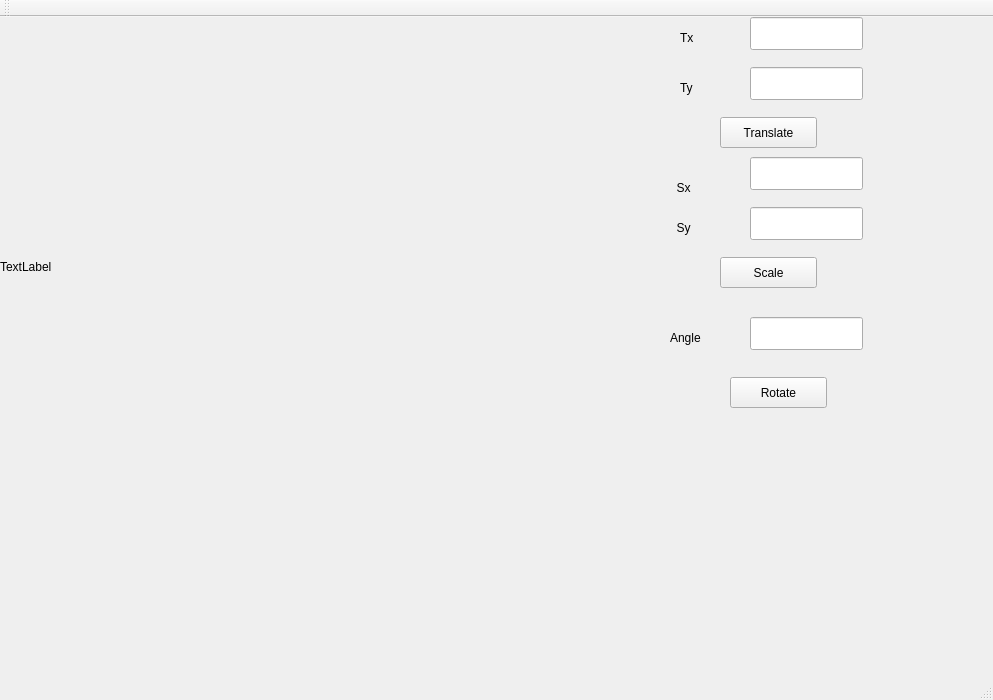
<?xml version="1.0" encoding="UTF-8"?>
<ui version="4.0">
 <class>MainWindow</class>
 <widget class="QMainWindow" name="MainWindow">
  <property name="geometry">
   <rect>
    <x>0</x>
    <y>0</y>
    <width>993</width>
    <height>700</height>
   </rect>
  </property>
  <property name="windowTitle">
   <string>MainWindow</string>
  </property>
  <widget class="QWidget" name="centralWidget">
   <widget class="QLineEdit" name="lineEdit">
    <property name="geometry">
     <rect>
      <x>750</x>
      <y>0</y>
      <width>113</width>
      <height>33</height>
     </rect>
    </property>
   </widget>
   <widget class="QLineEdit" name="lineEdit_2">
    <property name="geometry">
     <rect>
      <x>750</x>
      <y>50</y>
      <width>113</width>
      <height>33</height>
     </rect>
    </property>
   </widget>
   <widget class="QLabel" name="label">
    <property name="geometry">
     <rect>
      <x>680</x>
      <y>10</y>
      <width>65</width>
      <height>21</height>
     </rect>
    </property>
    <property name="text">
     <string>Tx</string>
    </property>
   </widget>
   <widget class="QLabel" name="label_2">
    <property name="geometry">
     <rect>
      <x>680</x>
      <y>60</y>
      <width>65</width>
      <height>21</height>
     </rect>
    </property>
    <property name="text">
     <string>Ty</string>
    </property>
   </widget>
   <widget class="QLineEdit" name="lineEdit_3">
    <property name="geometry">
     <rect>
      <x>750</x>
      <y>140</y>
      <width>113</width>
      <height>33</height>
     </rect>
    </property>
   </widget>
   <widget class="QLineEdit" name="lineEdit_4">
    <property name="geometry">
     <rect>
      <x>750</x>
      <y>190</y>
      <width>113</width>
      <height>33</height>
     </rect>
    </property>
   </widget>
   <widget class="QLineEdit" name="lineEdit_5">
    <property name="geometry">
     <rect>
      <x>750</x>
      <y>300</y>
      <width>113</width>
      <height>33</height>
     </rect>
    </property>
   </widget>
   <widget class="QLabel" name="label_4">
    <property name="geometry">
     <rect>
      <x>660</x>
      <y>160</y>
      <width>65</width>
      <height>21</height>
     </rect>
    </property>
    <property name="text">
     <string>     Sx</string>
    </property>
   </widget>
   <widget class="QLabel" name="label_5">
    <property name="geometry">
     <rect>
      <x>660</x>
      <y>200</y>
      <width>65</width>
      <height>21</height>
     </rect>
    </property>
    <property name="text">
     <string>     Sy</string>
    </property>
   </widget>
   <widget class="QLabel" name="label_6">
    <property name="geometry">
     <rect>
      <x>670</x>
      <y>310</y>
      <width>65</width>
      <height>21</height>
     </rect>
    </property>
    <property name="text">
     <string>Angle</string>
    </property>
   </widget>
   <widget class="QPushButton" name="pushButton">
    <property name="geometry">
     <rect>
      <x>720</x>
      <y>100</y>
      <width>97</width>
      <height>31</height>
     </rect>
    </property>
    <property name="text">
     <string>Translate</string>
    </property>
   </widget>
   <widget class="QPushButton" name="pushButton_2">
    <property name="geometry">
     <rect>
      <x>720</x>
      <y>240</y>
      <width>97</width>
      <height>31</height>
     </rect>
    </property>
    <property name="text">
     <string>Scale</string>
    </property>
   </widget>
   <widget class="QPushButton" name="pushButton_3">
    <property name="geometry">
     <rect>
      <x>730</x>
      <y>360</y>
      <width>97</width>
      <height>31</height>
     </rect>
    </property>
    <property name="text">
     <string>Rotate</string>
    </property>
   </widget>
   <widget class="QLabel" name="label_3">
    <property name="geometry">
     <rect>
      <x>0</x>
      <y>0</y>
      <width>500</width>
      <height>500</height>
     </rect>
    </property>
    <property name="text">
     <string>TextLabel</string>
    </property>
   </widget>
  </widget>
  <widget class="QMenuBar" name="menuBar">
   <property name="geometry">
    <rect>
     <x>0</x>
     <y>0</y>
     <width>993</width>
     <height>27</height>
    </rect>
   </property>
  </widget>
  <widget class="QToolBar" name="mainToolBar">
   <attribute name="toolBarArea">
    <enum>TopToolBarArea</enum>
   </attribute>
   <attribute name="toolBarBreak">
    <bool>false</bool>
   </attribute>
  </widget>
  <widget class="QStatusBar" name="statusBar"/>
 </widget>
 <layoutdefault spacing="6" margin="11"/>
 <resources/>
 <connections/>
</ui>
